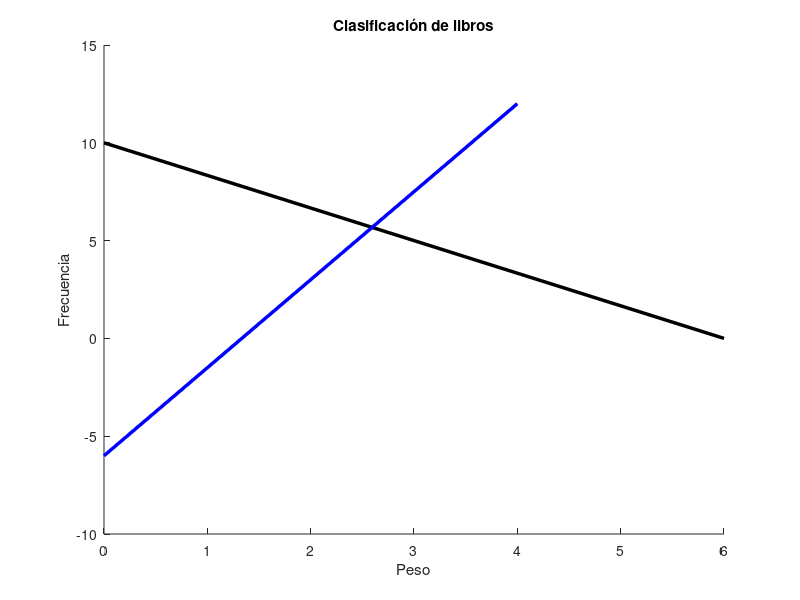

Write the MATLAB code that produced this figure.
%Limpiamos y eliminamos variables que puedan existir
clear all; close all; clc;
%Funcion para graficar en una sola ventana
hold on;

title('Clasificación de libros')
xlabel('Peso')
ylabel('Frecuencia')

%Creamos fronteras de deción
plot([0 6],[10 0],'k','LineWidth',2.5)
plot([0 4],[-6 12],'b','LineWidth',2.5)
%Formulación del modelo
b = [-1 ; -1]
w1=[-b(1)/6; -b(1)/10]
w2=[-b(2)/1.5; -b(2)/-6]
W=[w1';w2']

%Valores de entrenamiento
lpux=[0.7 1.5];
lpuy=[3 5];
lmux=[2.0 0.9];
lmuy=[9 11];
ppux=[4.2 2.2];
ppuy=[0 1];
pmux=[3.6 4.5];
pmuy=[7 6];
%Continuar o finalizar el proceso de clasificación
respuesta=input('Desea ingresar datos | 1=Si / Otro=no | ');
while (respuesta==1)
  p1=input('Introduzca la coordenada en P1(x)');
  p2=input('Introduzca la coordenada en P2(y)');
  P=[p1;p2]
  a=hardlim(W*P+b)
    if(a==[1;1])
      disp('Es un libro pesado y muy usado')
      plot(p1,p2,'^k','MarkerFaceColor','k')
    else if(a==[0;1])
      disp('Es un libro pesado y poco usado')
      plot(p1,p2,'^k','MarkerFaceColor','w')
    else if(a==[0;0])
      disp('Es un libro ligero y poco usado')
      plot(p1,p2,'sk','MarkerFaceColor','w')
      else
        disp('Es un libro ligero y muy usado')
        plot(p1,p2,'sk','MarkerFaceColor','k')
    end
    end
    end
respuesta=input('Desea ingresar mas datos | 1=si / 2=no |');
end

%Cerramos la funcion de graficos
hold off
